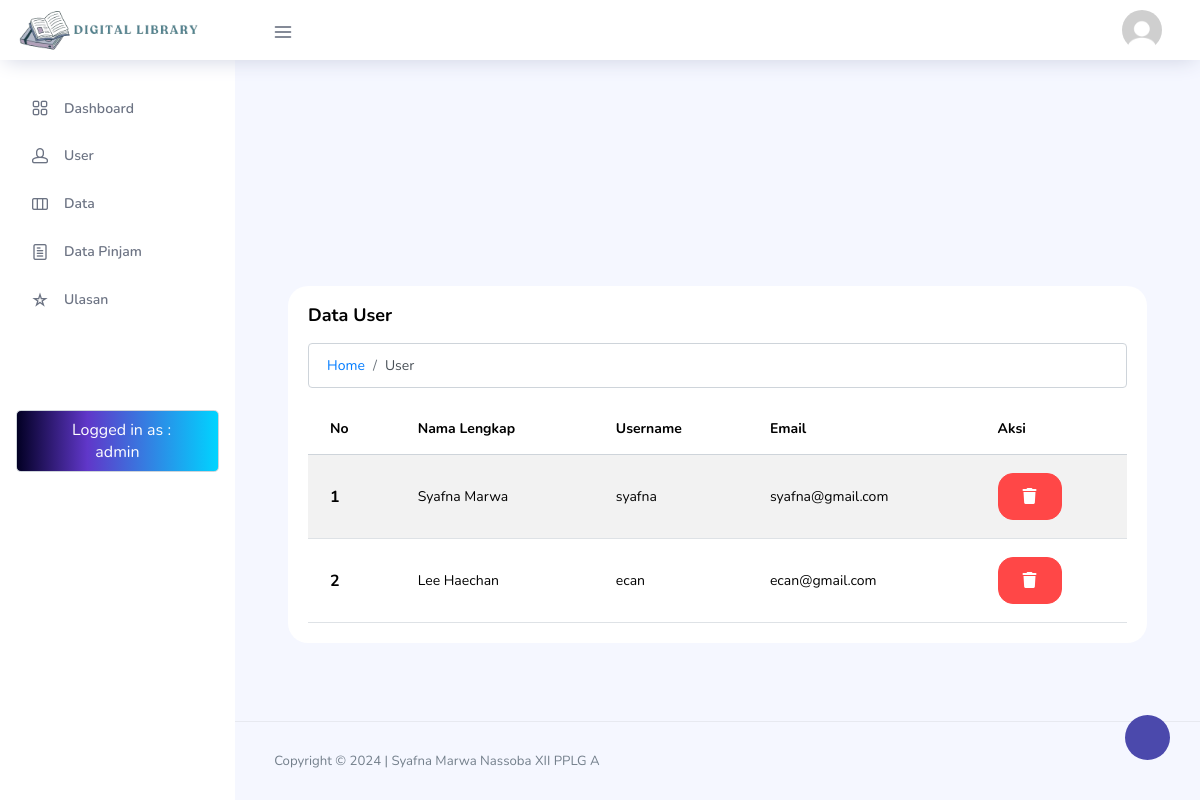
The page /websiteCoding/index.php?page=../websiteCoding/user/anggota (signed in) on the database as committed earlier.
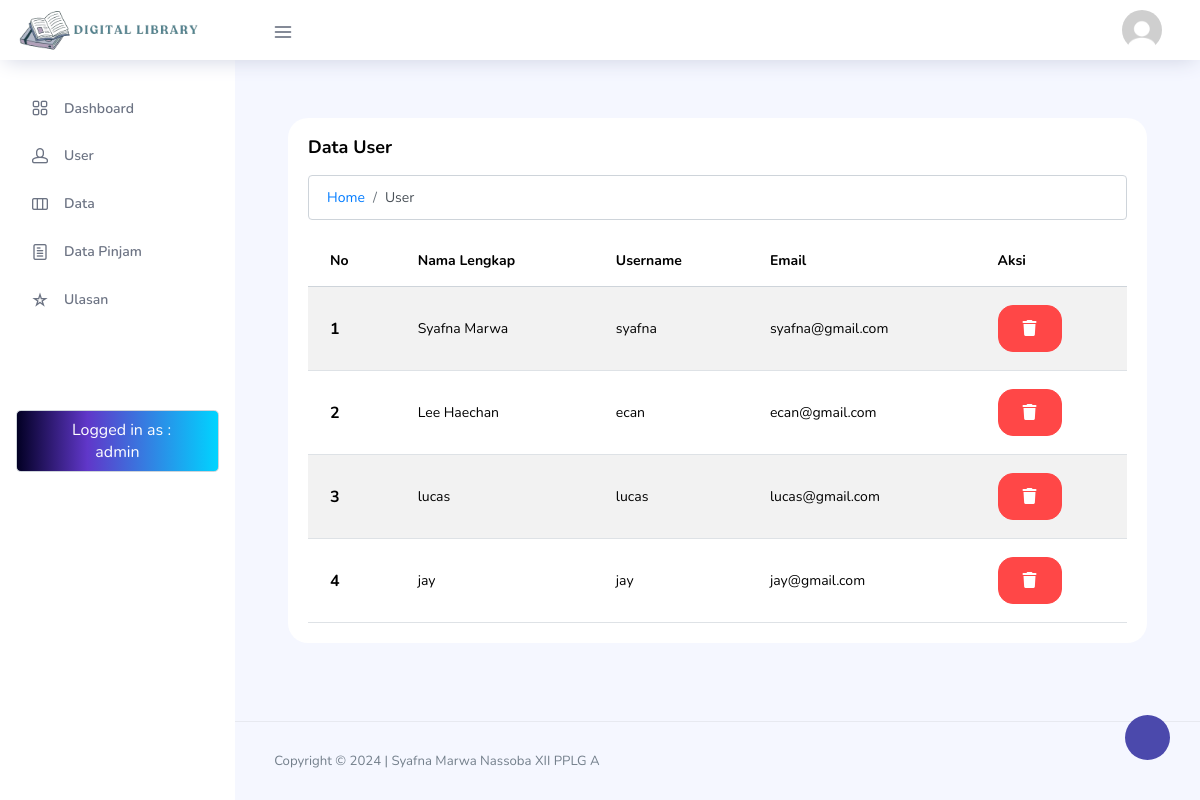
The same page on the database as committed later.
### tables this page shows
CREATE TABLE `user` (
  `userID` int(11) NOT NULL,
  `namaLengkap` varchar(50) DEFAULT NULL,
  `username` varchar(30) DEFAULT NULL,
  `password` varchar(50) DEFAULT NULL,
  `email` varchar(50) DEFAULT NULL,
  `alamat` varchar(30) DEFAULT NULL,
  `profile_img` varchar(255) DEFAULT NULL,
  `bio` varchar(255) DEFAULT NULL
);

### websiteCoding/user/anggota.php (the view, shortened to what this page needs)
<!DOCTYPE html>
<html lang="en">
<head>
  <link rel="stylesheet" href="vendors/feather/feather.css">
  <link rel="stylesheet" href="vendors/ti-icons/css/themify-icons.css">
  <link rel="stylesheet" href="vendors/css/vendor.bundle.base.css">
  <link rel="stylesheet" href="vendors/datatables.net-bs4/dataTables.bootstrap4.css">
  <link rel="stylesheet" href="vendors/ti-icons/css/themify-icons.css">
  <link rel="stylesheet" type="text/css" href="js/select.dataTables.min.css">
  <link rel="stylesheet" href="css/vertical-layout-light/style.css">
</head>
<body>
        <div class="content-wrapper">
            <div class="col-lg-12 grid-margin stretch-card" style="margin-top: -5rem;">
              <div class="card">
                <div class="card-body">
                  <h4 class="card-title">Data User</h4>
                  <p class="card-description">
                  <ol class="breadcrumb">
                        <li class="breadcrumb-item"><a href="home.php">Home</a></li>
                        <li class="breadcrumb-item active">User</li>
                    </ol>
                  </p>
                  <div class="table-responsive">
                    <table class="table table-striped">
                      <thead>
                        <tr>
                          <th>
                            No
                          </th>
                          <th>
                            Nama Lengkap
                          </th>
                          <th>
                            Username
                          </th>
                          <th>
                            Email
                          </th>
                          <th>
                            Aksi
                          </th>
                        </tr>
                      </thead>
                      <tbody>
                      <?php
                        $i = 1;
                        $query = mysqli_query($koneksi, "SELECT*FROM user");
                        while ($data = mysqli_fetch_array($query)) {
                        ?>
                        <tr>
                            <th scope="row"><?php echo $i++; ?></th>
                            <td><?php echo $data['namaLengkap']; ?></td>
                            <td><?php echo $data['username']; ?></td>
                            <td><?php echo $data['email']; ?></td>
                            <td>
                                <a onclick="return confirm('Yakin Hapus?')" class="btn btn-danger" href="?page=user/anggota-hapus&id=<?php echo $data['userID']; ?>"><i class="fa-solid fa-trash"></i></a>
                            </td>
                        </tr>
                        <?php
                    }
                        ?>
                      </tbody>
                    </table>
                  </div>
                </div>
              </div>
            </div>
          </div>
        </div>
        <footer class="footer">
          <div class="d-sm-flex justify-content-center justify-content-sm-between">
            <span class="text-muted text-center text-sm-left d-block d-sm-inline-block">Copyright © 2024 | Syafna Marwa Nassoba XII PPLG A</span>
          </div>
        </footer>
      </div>
    </div>
  </div>
</body>
</html>

Rows that differ between the two databases and show on the page:
added user: namaLengkap "lucas", username "lucas", email "lucas@gmail.com"
added user: namaLengkap "jay", username "jay", email "jay@gmail.com"
